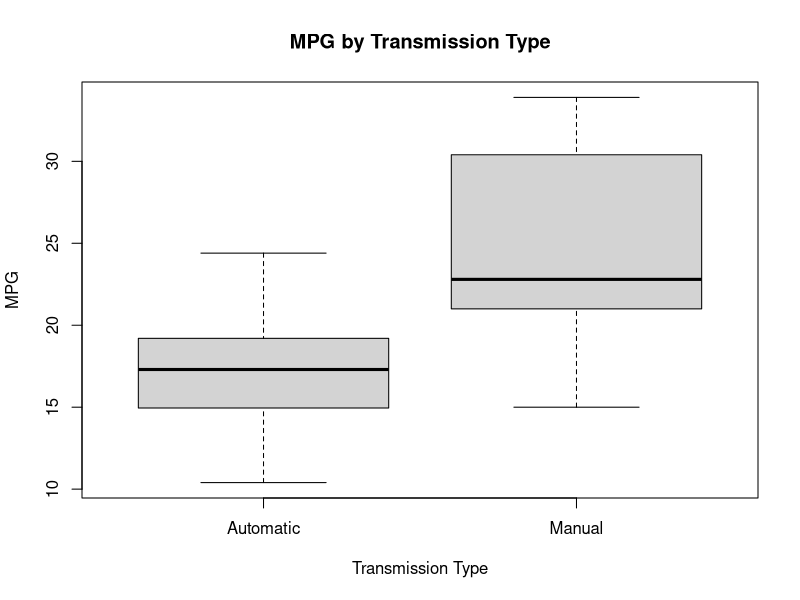
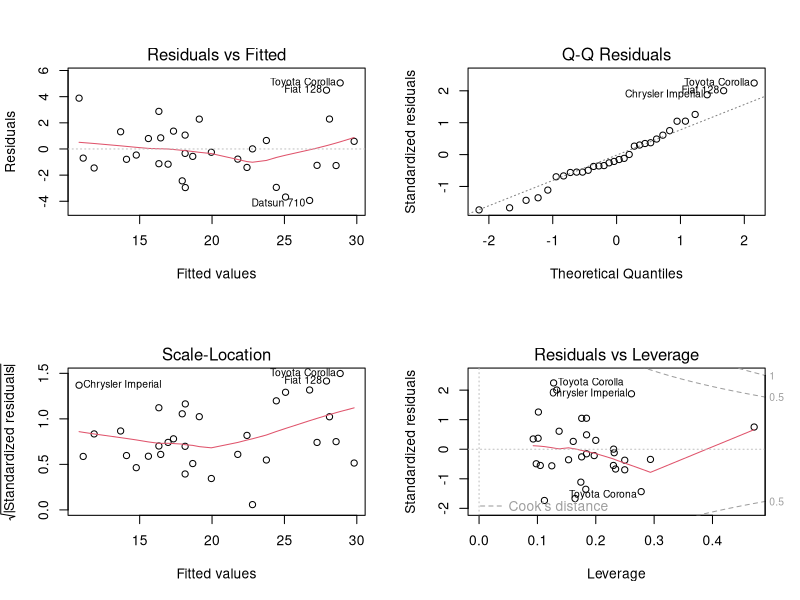

Here is the R script that generated these plots, in order:
## ---- chunk 1
# Setup
knitr::opts_chunk$set(warning=FALSE)
# Load required libraries
library(ggplot2)
# Load data and examine data structure
data(mtcars)
# str(mtcars)
# Convert the categorical variable to appropriate class
categorical_vars <- c("cyl", "vs", "am", "gear", "carb")
mtcars[categorical_vars] <- lapply(mtcars[categorical_vars], factor)
# Rename binary variables
levels(mtcars$am) <- c("Automatic", "Manual")
levels(mtcars$vs) <- c("V-shaped", "Straight")
## ---- chunk 2
fullModel <- lm(formula=mpg~., data=mtcars)
## ---- chunk 3
stepModel <- step(fullModel, direction="both", trace=0)
summary(stepModel)
## ---- chunk 4
confint(stepModel)
## ---- chunk 5
t.test(formula=mpg~am, data=mtcars)
## ---- chunk 6
leverage <- hatvalues(stepModel)
tail(sort(leverage), 3)

influential <- dfbetas(stepModel)
tail(sort(influential[, 6]), 3)
## ---- chunk 7
boxplot(formula=mpg~am, data=mtcars, xlab="Transmission Type", ylab="MPG", 
        main="MPG by Transmission Type")
## ---- chunk 8
par(mfrow = c(2, 2))
plot(stepModel)
